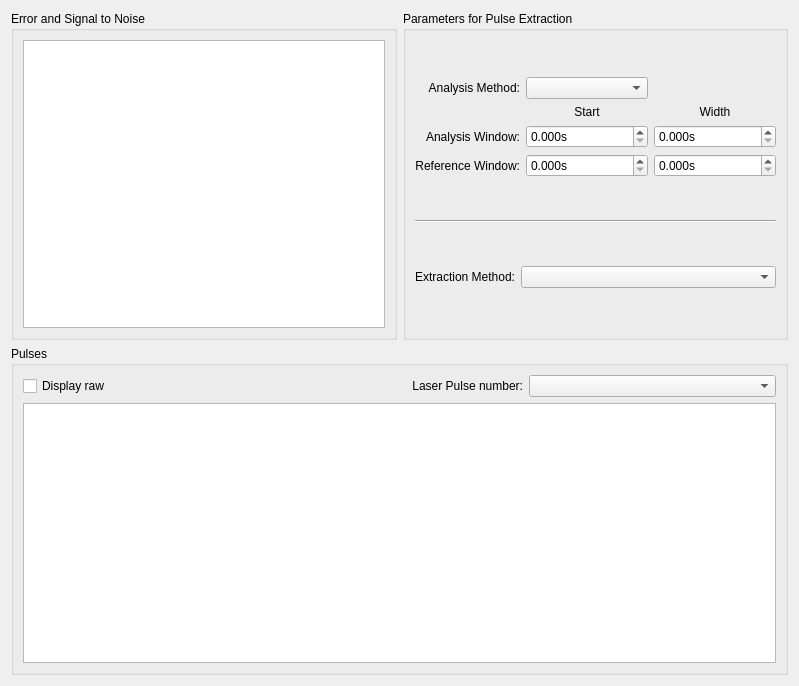
<?xml version="1.0" encoding="UTF-8"?>
<ui version="4.0">
 <class>pe</class>
 <widget class="QWidget" name="pe">
  <property name="geometry">
   <rect>
    <x>0</x>
    <y>0</y>
    <width>799</width>
    <height>686</height>
   </rect>
  </property>
  <property name="windowTitle">
   <string>Form</string>
  </property>
  <layout class="QGridLayout" name="gridLayout">
   <item row="0" column="0">
    <widget class="QGroupBox" name="groupBox_11">
     <property name="title">
      <string>Error and Signal to Noise</string>
     </property>
     <layout class="QGridLayout" name="gridLayout_27">
      <item row="0" column="0">
       <layout class="QGridLayout" name="gridLayout_22">
        <item row="0" column="0">
         <widget class="PlotWidget" name="measuring_error_PlotWidget"/>
        </item>
       </layout>
      </item>
     </layout>
    </widget>
   </item>
   <item row="0" column="1">
    <widget class="QGroupBox" name="groupBox_14">
     <property name="title">
      <string>Parameters for Pulse Extraction</string>
     </property>
     <layout class="QGridLayout" name="gridLayout_34">
      <item row="2" column="1">
       <layout class="QGridLayout" name="extraction_param_gridLayout">
        <item row="0" column="1">
         <widget class="QComboBox" name="extract_param_method_comboBox">
          <property name="sizePolicy">
           <sizepolicy hsizetype="Expanding" vsizetype="Fixed">
            <horstretch>0</horstretch>
            <verstretch>0</verstretch>
           </sizepolicy>
          </property>
         </widget>
        </item>
        <item row="0" column="0">
         <widget class="QLabel" name="label_4">
          <property name="text">
           <string>Extraction Method:</string>
          </property>
          <property name="alignment">
           <set>Qt::AlignRight|Qt::AlignTrailing|Qt::AlignVCenter</set>
          </property>
         </widget>
        </item>
       </layout>
      </item>
      <item row="0" column="1">
       <layout class="QGridLayout" name="gridLayout_2">
        <item row="2" column="0">
         <widget class="QLabel" name="label_36">
          <property name="text">
           <string>Analysis Window:</string>
          </property>
          <property name="alignment">
           <set>Qt::AlignRight|Qt::AlignTrailing|Qt::AlignVCenter</set>
          </property>
         </widget>
        </item>
        <item row="2" column="2">
         <widget class="ScienDSpinBox" name="extract_param_ana_window_width_DSpinBox">
          <property name="sizePolicy">
           <sizepolicy hsizetype="Expanding" vsizetype="Fixed">
            <horstretch>0</horstretch>
            <verstretch>0</verstretch>
           </sizepolicy>
          </property>
          <property name="suffix">
           <string>s</string>
          </property>
          <property name="decimals">
           <number>3</number>
          </property>
          <property name="maximum">
           <double>999999999.990000009536743</double>
          </property>
         </widget>
        </item>
        <item row="1" column="2">
         <widget class="QLabel" name="label_31">
          <property name="sizePolicy">
           <sizepolicy hsizetype="Preferred" vsizetype="Fixed">
            <horstretch>0</horstretch>
            <verstretch>0</verstretch>
           </sizepolicy>
          </property>
          <property name="text">
           <string>Width</string>
          </property>
          <property name="alignment">
           <set>Qt::AlignCenter</set>
          </property>
         </widget>
        </item>
        <item row="0" column="1">
         <widget class="QComboBox" name="extract_param_analysis_method_comboBox"/>
        </item>
        <item row="1" column="1">
         <widget class="QLabel" name="label_30">
          <property name="sizePolicy">
           <sizepolicy hsizetype="Preferred" vsizetype="Fixed">
            <horstretch>0</horstretch>
            <verstretch>0</verstretch>
           </sizepolicy>
          </property>
          <property name="text">
           <string>Start</string>
          </property>
          <property name="alignment">
           <set>Qt::AlignCenter</set>
          </property>
         </widget>
        </item>
        <item row="2" column="1">
         <widget class="ScienDSpinBox" name="extract_param_ana_window_start_DSpinBox">
          <property name="sizePolicy">
           <sizepolicy hsizetype="Expanding" vsizetype="Fixed">
            <horstretch>0</horstretch>
            <verstretch>0</verstretch>
           </sizepolicy>
          </property>
          <property name="suffix">
           <string>s</string>
          </property>
          <property name="decimals">
           <number>3</number>
          </property>
          <property name="maximum">
           <double>999999999.990000009536743</double>
          </property>
         </widget>
        </item>
        <item row="0" column="0">
         <widget class="QLabel" name="label_6">
          <property name="text">
           <string>Analysis Method:</string>
          </property>
          <property name="alignment">
           <set>Qt::AlignRight|Qt::AlignTrailing|Qt::AlignVCenter</set>
          </property>
         </widget>
        </item>
        <item row="3" column="1">
         <widget class="ScienDSpinBox" name="extract_param_ref_window_start_DSpinBox">
          <property name="sizePolicy">
           <sizepolicy hsizetype="Expanding" vsizetype="Fixed">
            <horstretch>0</horstretch>
            <verstretch>0</verstretch>
           </sizepolicy>
          </property>
          <property name="suffix">
           <string>s</string>
          </property>
          <property name="decimals">
           <number>3</number>
          </property>
          <property name="maximum">
           <double>999999999.990000009536743</double>
          </property>
         </widget>
        </item>
        <item row="3" column="2">
         <widget class="ScienDSpinBox" name="extract_param_ref_window_width_DSpinBox">
          <property name="sizePolicy">
           <sizepolicy hsizetype="Expanding" vsizetype="Fixed">
            <horstretch>0</horstretch>
            <verstretch>0</verstretch>
           </sizepolicy>
          </property>
          <property name="suffix">
           <string>s</string>
          </property>
          <property name="decimals">
           <number>3</number>
          </property>
          <property name="maximum">
           <double>999999999.990000009536743</double>
          </property>
          <property name="singleStep">
           <double>0.000001000000000</double>
          </property>
         </widget>
        </item>
        <item row="3" column="0">
         <widget class="QLabel" name="label_37">
          <property name="text">
           <string>Reference Window:</string>
          </property>
          <property name="alignment">
           <set>Qt::AlignRight|Qt::AlignTrailing|Qt::AlignVCenter</set>
          </property>
         </widget>
        </item>
       </layout>
      </item>
      <item row="1" column="1">
       <widget class="Line" name="line">
        <property name="orientation">
         <enum>Qt::Horizontal</enum>
        </property>
       </widget>
      </item>
     </layout>
    </widget>
   </item>
   <item row="1" column="0" colspan="2">
    <widget class="QGroupBox" name="groupBox_13">
     <property name="title">
      <string>Pulses</string>
     </property>
     <layout class="QGridLayout" name="gridLayout_32">
      <item row="0" column="0">
       <layout class="QGridLayout" name="gridLayout_31">
        <item row="0" column="2">
         <widget class="QComboBox" name="laserpulses_ComboBox"/>
        </item>
        <item row="0" column="1">
         <widget class="QLabel" name="label_38">
          <property name="text">
           <string>Laser Pulse number:</string>
          </property>
          <property name="alignment">
           <set>Qt::AlignRight|Qt::AlignTrailing|Qt::AlignVCenter</set>
          </property>
         </widget>
        </item>
        <item row="0" column="0">
         <widget class="QCheckBox" name="laserpulses_display_raw_CheckBox">
          <property name="enabled">
           <bool>true</bool>
          </property>
          <property name="text">
           <string>Display raw</string>
          </property>
         </widget>
        </item>
        <item row="1" column="0" colspan="3">
         <widget class="PlotWidget" name="laserpulses_PlotWidget"/>
        </item>
       </layout>
      </item>
     </layout>
    </widget>
   </item>
  </layout>
 </widget>
 <customwidgets>
  <customwidget>
   <class>ScienDSpinBox</class>
   <extends>QDoubleSpinBox</extends>
   <header>qtwidgets.scientific_spinbox.h</header>
  </customwidget>
  <customwidget>
   <class>PlotWidget</class>
   <extends>QGraphicsView</extends>
   <header>pyqtgraph</header>
  </customwidget>
 </customwidgets>
 <tabstops>
  <tabstop>extract_param_analysis_method_comboBox</tabstop>
  <tabstop>extract_param_ana_window_start_DSpinBox</tabstop>
  <tabstop>extract_param_ana_window_width_DSpinBox</tabstop>
  <tabstop>extract_param_ref_window_start_DSpinBox</tabstop>
  <tabstop>extract_param_ref_window_width_DSpinBox</tabstop>
  <tabstop>extract_param_method_comboBox</tabstop>
  <tabstop>laserpulses_display_raw_CheckBox</tabstop>
  <tabstop>laserpulses_ComboBox</tabstop>
  <tabstop>laserpulses_PlotWidget</tabstop>
  <tabstop>measuring_error_PlotWidget</tabstop>
 </tabstops>
 <resources/>
 <connections/>
</ui>
